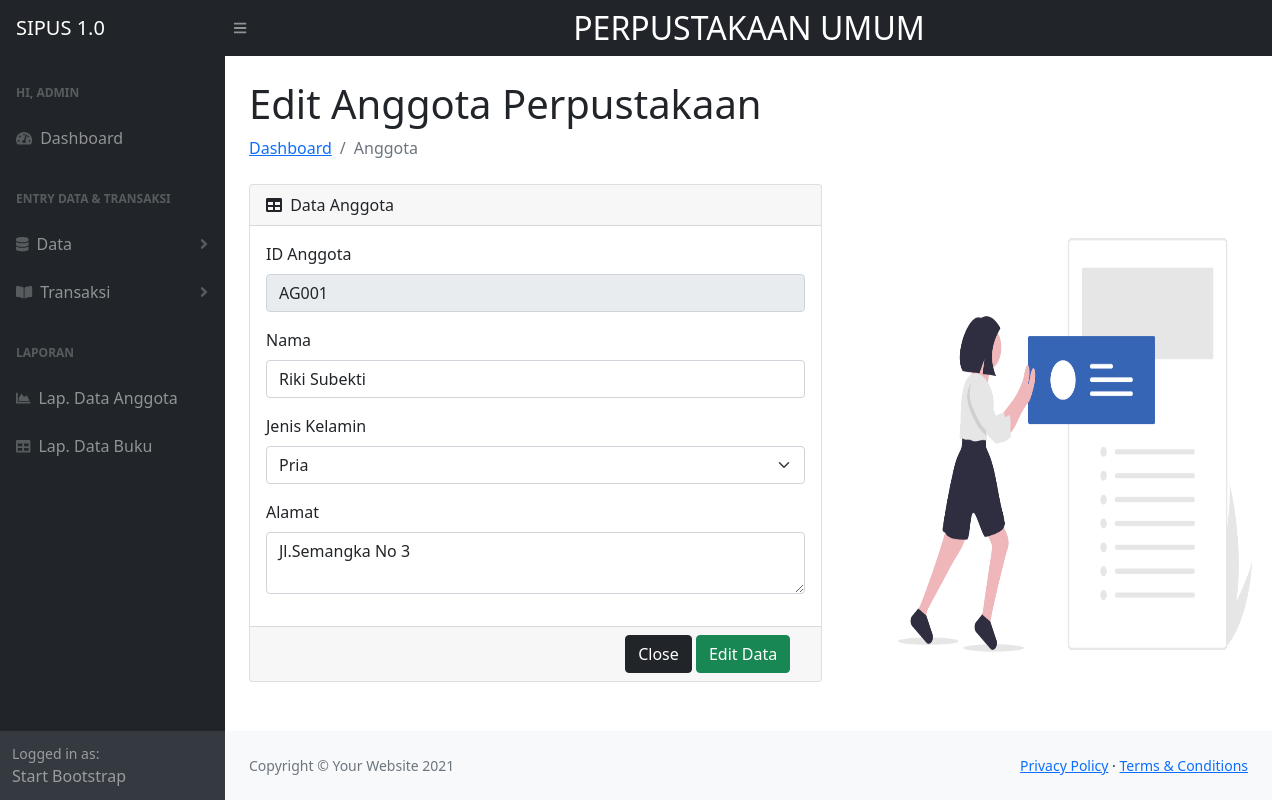
/index.php?p=anggota-edit&id=AG001, run on the app's committed database.
### tables this page shows
CREATE TABLE `tbanggota` (
  `idanggota` varchar(5) NOT NULL,
  `nama` varchar(30) NOT NULL,
  `jeniskelamin` varchar(10) NOT NULL,
  `alamat` varchar(40) NOT NULL,
  `status` varchar(20) NOT NULL
);

### pages/anggota-edit.php (the view, shortened to what this page needs)
<?php
$id_anggota = $_GET['id'];
$q_tampil_anggota = mysqli_query($db, "SELECT * FROM tbanggota WHERE idanggota='$id_anggota'");
$r_tampil_anggota = mysqli_fetch_array($q_tampil_anggota);
?>
<main>
    <div class="container-fluid px-4">
        <h1 class="mt-4"> Edit Anggota Perpustakaan</h1>
        <ol class="breadcrumb mb-4">
            <li class="breadcrumb-item"><a href="../sipus2/index.php">Dashboard</a></li>
            <li class="breadcrumb-item active">Anggota</li>
        </ol>
        <div class="row">
            <div class="col-xl-7">
                <div class="card mb-4">
                    <div class="card-header">
                        <i class="fas fa-table me-1"></i>
                        Data Anggota
                    </div>
                    <div class="card-body">
                        <form action="proses/anggota-edit-proses.php" method="post">
                            <div class="mb-3">
                                <label class="form-label">ID Anggota</label>
                                <input type="text" class="form-control" name="id_anggota"
                                    value="<?php echo $r_tampil_anggota['idanggota']; ?>" readonly="readonly">
                            </div>
                            <div class="mb-3">
                                <label class="form-label">Nama</label>
                                <input type="text" class="form-control" name="nama"
                                    value="<?php echo $r_tampil_anggota['nama']; ?>">
                            </div>
                            <div class="mb-3">
                                <label class="form-label">Jenis Kelamin</label>
                                <select class="form-select" name="jenis_kelamin">
                                    <option value="Pria"
                                        <?php echo ($r_tampil_anggota['jeniskelamin'] == 'Pria') ? 'selected' : ''; ?>>
                                        Pria</option>
                                </select>
                            </div>
                            <div class="mb-3">
                                <label class="form-label">Alamat</label>
                                <textarea class="form-control"
                                    name="alamat"><?php echo $r_tampil_anggota['alamat']; ?></textarea>
                            </div>
                    </div>
                    <div class="card-footer">
                        <div class="col-md-4 offset-md-8">
                            <a href="../sipus2/index.php?p=anggota" class="btn btn-dark">Close</a>
                            <button type="submit" name="simpan" class="btn btn-success">Edit Data</button>
                        </div>
                    </div>
                </div>
            </div>
            <div class="col-xl-5">
                <img src="../sipus2/assets/img/edit.png" width="458" height="100%">
            </div>
        </div>
    </div>
</main>

### data on the page
tbanggota: id_anggota "AG001", nama "Riki Subekti", jenis_kelamin "Pria", alamat "Jl.Semangka No 3"
